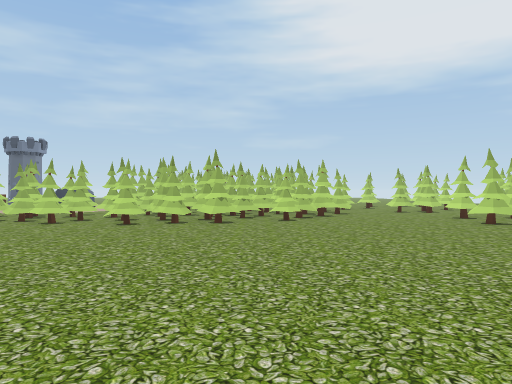
[1] (above)

17 first-person views from a walk through a Unity game level. The camera is 1.2 m above the floor, looks level and sees 70° across. The floor is counted in squares, 2 m on a side. Each view is taken from the middle of a square. On the plan, view 1 faces up. The plan holds only what a view shows up to about 10 squares ahead; the rest is blank. The place goes on beyond the plan. Some animated figures are left out.

[2]
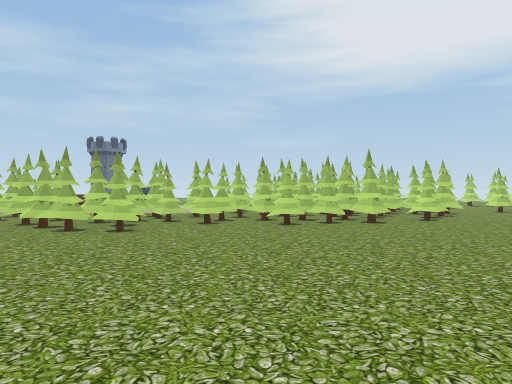

[3]
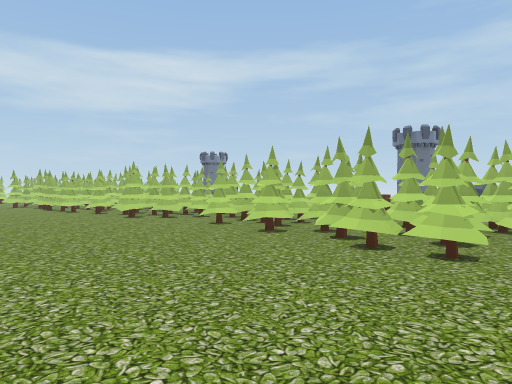

[4]
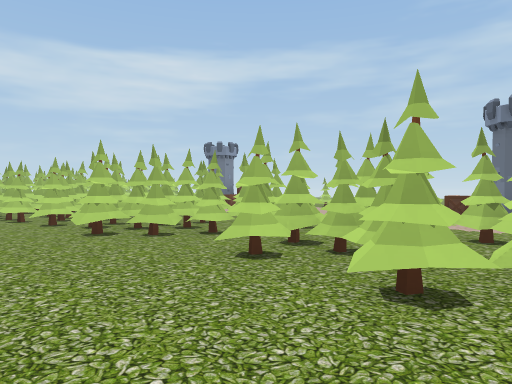

[5]
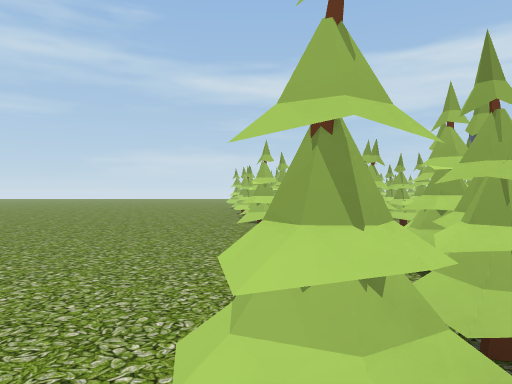

[6]
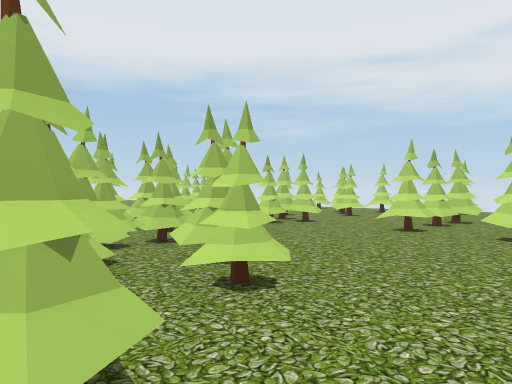

[7]
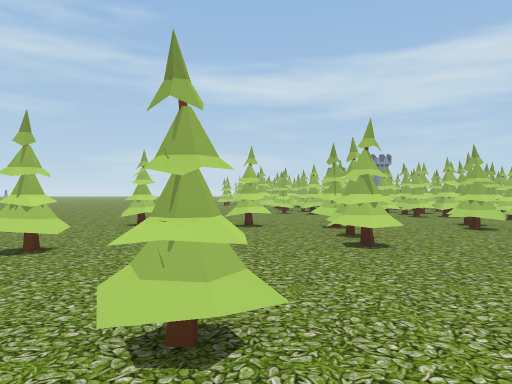

[8]
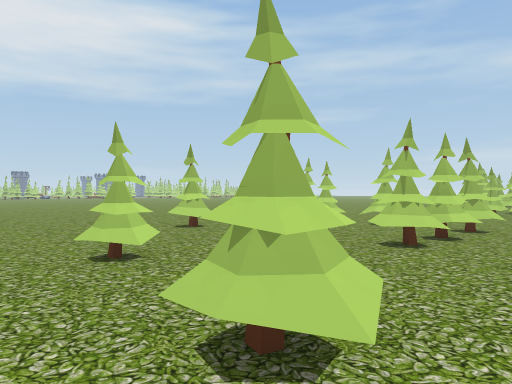

[9]
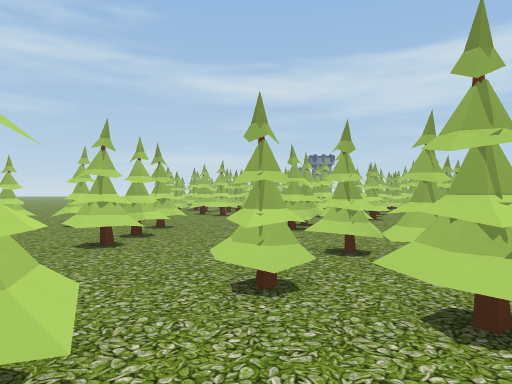

[10]
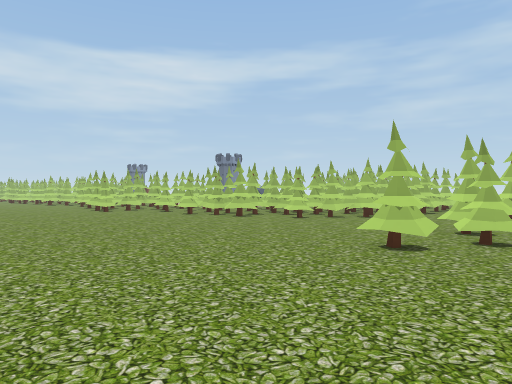

[11]
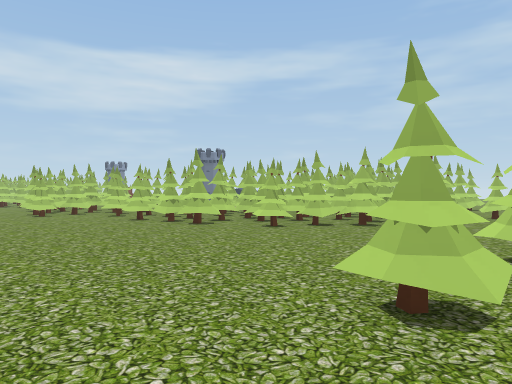

[12]
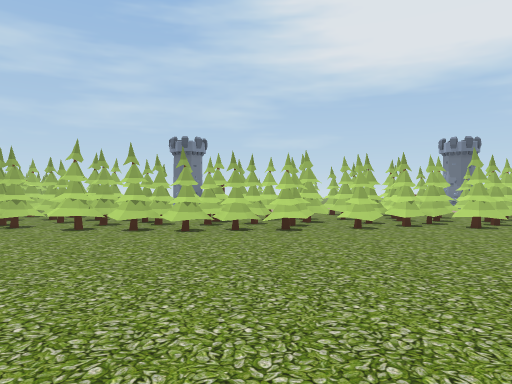

[13]
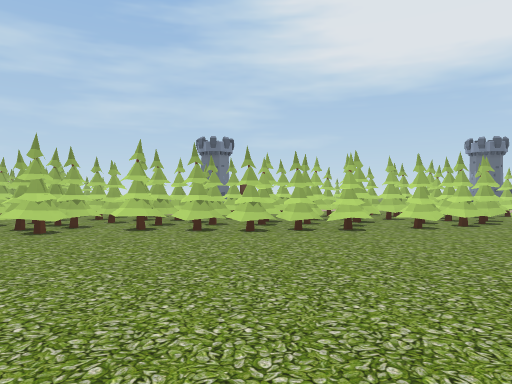

[14]
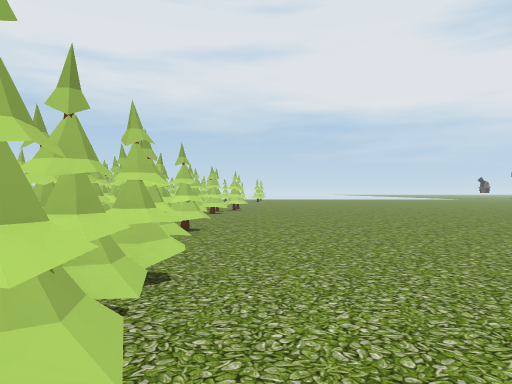

[15]
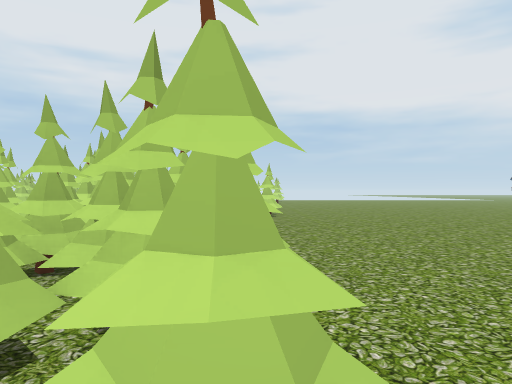

[16]
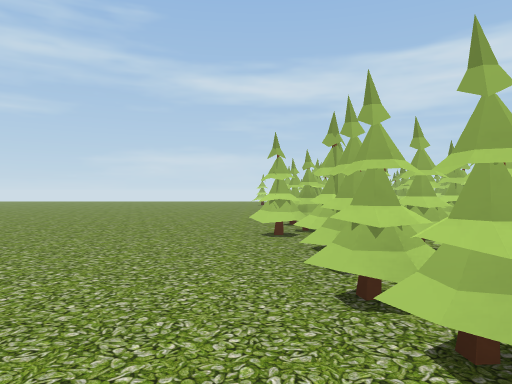

[17]
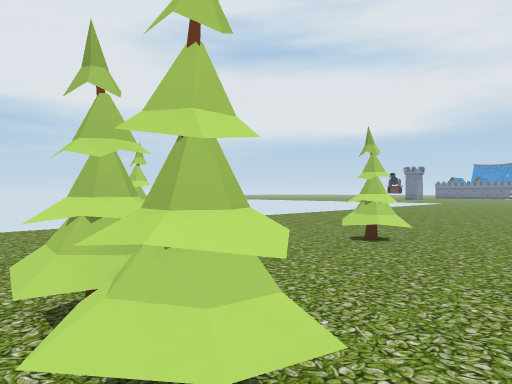

### Floor plan
Key: @ floor where view 1 was taken; # wall or solid block; . main floor; : floor 0.5 m higher than the main floor; / step, stairs or slope; = window, fence, low wall or low ledge; O other object.
Columns run from 20 left of view 1 to 11 right of it. Each row starts with its distance up from view 1.
 14           OOO         # #
 13                      ##..
 12                     ####..#./
 11                     ###.##.:##.
 10       ##  .#. ##//#####......#..
  9 ##. ###################...=...#.
  8 ###.################.#...###....
  7  ########.#######.##....#....=..
  6 #####.#.#...#.##.........#.....
  5 #..............=........#..#...
  4 ...............................
  3 ................................
  2 ................................
  1   .................... .........
  0    ...   ....... .  @      ...

Where each view was taken, in squares from view 1:
view 1: 0 up, 0 right, facing up
view 2: 0 up, 3 left, facing up
view 3: 2 up, 4 left, facing up-left
view 4: 4 up, 7 left, facing up-left
view 5: 6 up, 7 left, facing left
view 6: 6 up, 1 left, facing up-right
view 7: 7 up, 11 right, facing left
view 8: 10 up, 11 right, facing down-left
view 9: 10 up, 11 right, facing left
view 10: 1 up, 6 right, facing up-left
view 11: 3 up, 5 right, facing up-left
view 12: 0 up, 16 left, facing up
view 13: 0 up, 17 left, facing up
view 14: 5 up, 18 left, facing right
view 15: 6 up, 15 left, facing right
view 16: 5 up, 15 left, facing left
view 17: 9 up, 5 right, facing down-right
